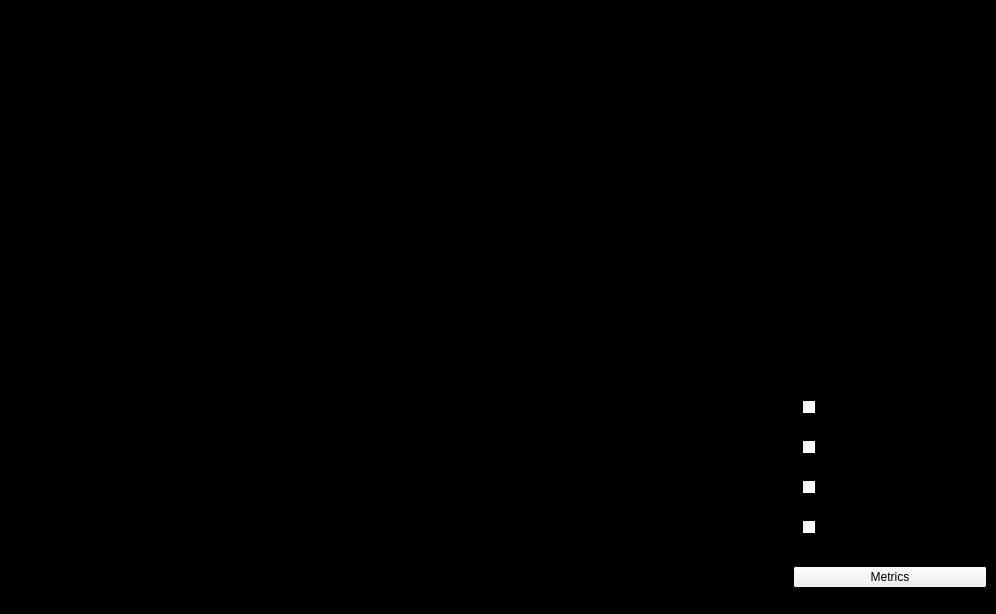
<?xml version="1.0" encoding="UTF-8"?>
<ui version="4.0">
 <class>MainWindow</class>
 <widget class="QMainWindow" name="MainWindow">
  <property name="geometry">
   <rect>
    <x>0</x>
    <y>0</y>
    <width>996</width>
    <height>614</height>
   </rect>
  </property>
  <property name="palette">
   <palette>
    <active>
     <colorrole role="Base">
      <brush brushstyle="SolidPattern">
       <color alpha="255">
        <red>255</red>
        <green>255</green>
        <blue>255</blue>
       </color>
      </brush>
     </colorrole>
     <colorrole role="Window">
      <brush brushstyle="SolidPattern">
       <color alpha="255">
        <red>0</red>
        <green>0</green>
        <blue>0</blue>
       </color>
      </brush>
     </colorrole>
    </active>
    <inactive>
     <colorrole role="Base">
      <brush brushstyle="SolidPattern">
       <color alpha="255">
        <red>255</red>
        <green>255</green>
        <blue>255</blue>
       </color>
      </brush>
     </colorrole>
     <colorrole role="Window">
      <brush brushstyle="SolidPattern">
       <color alpha="255">
        <red>0</red>
        <green>0</green>
        <blue>0</blue>
       </color>
      </brush>
     </colorrole>
    </inactive>
    <disabled>
     <colorrole role="Base">
      <brush brushstyle="SolidPattern">
       <color alpha="255">
        <red>0</red>
        <green>0</green>
        <blue>0</blue>
       </color>
      </brush>
     </colorrole>
     <colorrole role="Window">
      <brush brushstyle="SolidPattern">
       <color alpha="255">
        <red>0</red>
        <green>0</green>
        <blue>0</blue>
       </color>
      </brush>
     </colorrole>
    </disabled>
   </palette>
  </property>
  <property name="windowTitle">
   <string>MainWindow</string>
  </property>
  <widget class="QWidget" name="centralwidget">
   <layout class="QVBoxLayout" name="verticalLayout_4" stretch="2,1,60,2">
    <item>
     <spacer name="verticalSpacer_2">
      <property name="orientation">
       <enum>Qt::Vertical</enum>
      </property>
      <property name="sizeHint" stdset="0">
       <size>
        <width>20</width>
        <height>40</height>
       </size>
      </property>
     </spacer>
    </item>
    <item>
     <widget class="QWidget" name="widget" native="true">
      <layout class="QHBoxLayout" name="horizontalLayout" stretch="1,100">
       <item>
        <spacer name="horizontalSpacer">
         <property name="orientation">
          <enum>Qt::Horizontal</enum>
         </property>
         <property name="sizeHint" stdset="0">
          <size>
           <width>40</width>
           <height>20</height>
          </size>
         </property>
        </spacer>
       </item>
       <item>
        <widget class="QLabel" name="label_dimension">
         <property name="styleSheet">
          <string notr="true">color: &quot;white&quot;</string>
         </property>
         <property name="text">
          <string/>
         </property>
        </widget>
       </item>
      </layout>
     </widget>
    </item>
    <item>
     <layout class="QHBoxLayout" name="horizontalLayout_5" stretch="4,1">
      <item>
       <layout class="QVBoxLayout" name="verticalLayout_2" stretch="10">
        <item>
         <widget class="QFrame" name="frame">
          <property name="styleSheet">
           <string notr="true">border: &quot;black&quot;</string>
          </property>
          <property name="frameShape">
           <enum>QFrame::StyledPanel</enum>
          </property>
          <property name="frameShadow">
           <enum>QFrame::Raised</enum>
          </property>
          <layout class="QHBoxLayout" name="horizontalLayout_4">
           <item>
            <widget class="ImageView" name="image_widget" native="true"/>
           </item>
          </layout>
         </widget>
        </item>
       </layout>
      </item>
      <item>
       <layout class="QVBoxLayout" name="verticalLayout_3" stretch="3,2,2">
        <item>
         <widget class="QWidget" name="widget_2" native="true">
          <layout class="QVBoxLayout" name="verticalLayout_5" stretch="2,2,2,2,2">
           <item>
            <widget class="QLabel" name="label_coordenadas">
             <property name="styleSheet">
              <string notr="true">color: &quot;white&quot;</string>
             </property>
             <property name="text">
              <string/>
             </property>
            </widget>
           </item>
           <item>
            <widget class="QLabel" name="label_value">
             <property name="styleSheet">
              <string notr="true">color: &quot;white&quot;</string>
             </property>
             <property name="text">
              <string/>
             </property>
            </widget>
           </item>
           <item>
            <widget class="QLabel" name="label_tool">
             <property name="styleSheet">
              <string notr="true">color: &quot;white&quot;</string>
             </property>
             <property name="text">
              <string>TextLabel</string>
             </property>
            </widget>
           </item>
           <item>
            <widget class="QLabel" name="label_mitocondria">
             <property name="styleSheet">
              <string notr="true">color: &quot;white&quot;</string>
             </property>
             <property name="text">
              <string>label_mitocondrias</string>
             </property>
            </widget>
           </item>
           <item>
            <widget class="QLabel" name="label_vesicula">
             <property name="styleSheet">
              <string notr="true">color: &quot;white&quot;</string>
             </property>
             <property name="text">
              <string>label_veisculas</string>
             </property>
            </widget>
           </item>
          </layout>
         </widget>
        </item>
        <item>
         <widget class="QWidget" name="widget_3" native="true">
          <layout class="QVBoxLayout" name="verticalLayout">
           <item>
            <widget class="QCheckBox" name="checkBox_neurons">
             <property name="styleSheet">
              <string notr="true">color: &quot;white&quot;</string>
             </property>
             <property name="text">
              <string>Neurons</string>
             </property>
            </widget>
           </item>
           <item>
            <widget class="QCheckBox" name="checkBox_mito">
             <property name="styleSheet">
              <string notr="true">color: &quot;white&quot;</string>
             </property>
             <property name="text">
              <string>Mitochondria</string>
             </property>
            </widget>
           </item>
           <item>
            <widget class="QCheckBox" name="checkBox_center_ves">
             <property name="styleSheet">
              <string notr="true">color: &quot;white&quot;</string>
             </property>
             <property name="text">
              <string>Vesicle center</string>
             </property>
            </widget>
           </item>
           <item>
            <widget class="QCheckBox" name="checkBox_area_ves">
             <property name="styleSheet">
              <string notr="true">color: &quot;white&quot;</string>
             </property>
             <property name="text">
              <string>Vesicle area</string>
             </property>
            </widget>
           </item>
          </layout>
         </widget>
        </item>
        <item>
         <widget class="QPushButton" name="metrics_button">
          <property name="text">
           <string>Metrics</string>
          </property>
         </widget>
        </item>
       </layout>
      </item>
     </layout>
    </item>
    <item>
     <spacer name="verticalSpacer">
      <property name="orientation">
       <enum>Qt::Vertical</enum>
      </property>
      <property name="sizeHint" stdset="0">
       <size>
        <width>20</width>
        <height>40</height>
       </size>
      </property>
     </spacer>
    </item>
   </layout>
  </widget>
  <widget class="QMenuBar" name="menubar">
   <property name="geometry">
    <rect>
     <x>0</x>
     <y>0</y>
     <width>996</width>
     <height>21</height>
    </rect>
   </property>
   <widget class="QMenu" name="menuFile">
    <property name="title">
     <string>File</string>
    </property>
    <addaction name="actionNew"/>
    <addaction name="actionOpen"/>
    <addaction name="actionSave"/>
   </widget>
   <widget class="QMenu" name="menuPredict">
    <property name="title">
     <string>Predict</string>
    </property>
    <addaction name="actionMitochondria"/>
    <addaction name="actionVesicles"/>
    <addaction name="actionNeurons"/>
   </widget>
   <widget class="QMenu" name="menuTools">
    <property name="title">
     <string>Tools</string>
    </property>
    <widget class="QMenu" name="menuLabel">
     <property name="title">
      <string>Label</string>
     </property>
     <addaction name="actionMitochondria_Label"/>
     <addaction name="actionVesicles_Label"/>
    </widget>
    <widget class="QMenu" name="menuAdd">
     <property name="title">
      <string>Add</string>
     </property>
     <addaction name="actionMitochondria_Add"/>
     <addaction name="actionVesicles_Add"/>
     <addaction name="actionFinish_Add"/>
    </widget>
    <widget class="QMenu" name="menuDelete">
     <property name="title">
      <string>Delete</string>
     </property>
     <addaction name="actionMitochondria_Delete"/>
     <addaction name="actionVesicles_Delete"/>
     <addaction name="actionFinish_Delete"/>
    </widget>
    <widget class="QMenu" name="menuUndo">
     <property name="title">
      <string>Undo</string>
     </property>
     <addaction name="actionMitochondria_Undo"/>
     <addaction name="actionVesicle_Undo"/>
    </widget>
    <addaction name="menuLabel"/>
    <addaction name="menuAdd"/>
    <addaction name="menuDelete"/>
    <addaction name="menuUndo"/>
   </widget>
   <addaction name="menuFile"/>
   <addaction name="menuPredict"/>
   <addaction name="menuTools"/>
  </widget>
  <action name="actionNew">
   <property name="text">
    <string>New</string>
   </property>
  </action>
  <action name="actionOpen">
   <property name="text">
    <string>Open</string>
   </property>
  </action>
  <action name="actionSave">
   <property name="text">
    <string>Save</string>
   </property>
  </action>
  <action name="actionMitochondria">
   <property name="text">
    <string>Mitochondria</string>
   </property>
  </action>
  <action name="actionVesicles">
   <property name="text">
    <string>Vesicles</string>
   </property>
  </action>
  <action name="actionMitochondria_Label">
   <property name="text">
    <string>Mitochondria</string>
   </property>
  </action>
  <action name="actionVesicles_Label">
   <property name="text">
    <string>Vesicles</string>
   </property>
  </action>
  <action name="actionMitochondria_Add">
   <property name="text">
    <string>Mitochondria</string>
   </property>
  </action>
  <action name="actionVesicles_Add">
   <property name="text">
    <string>Vesicle</string>
   </property>
  </action>
  <action name="actionMitochondria_Delete">
   <property name="text">
    <string>Mitochondria</string>
   </property>
  </action>
  <action name="actionVesicles_Delete">
   <property name="text">
    <string>Vesicle</string>
   </property>
  </action>
  <action name="actionFinish_Add">
   <property name="text">
    <string>Finish</string>
   </property>
  </action>
  <action name="actionMitochondria_Undo">
   <property name="text">
    <string>Mitochondria</string>
   </property>
  </action>
  <action name="actionVesicle_Undo">
   <property name="text">
    <string>Vesicle</string>
   </property>
  </action>
  <action name="actionNeurons">
   <property name="text">
    <string>Neurons</string>
   </property>
  </action>
  <action name="actionFinish_Delete">
   <property name="text">
    <string>Finish</string>
   </property>
  </action>
 </widget>
 <customwidgets>
  <customwidget>
   <class>ImageView</class>
   <extends>QWidget</extends>
   <header>pyqtgraph</header>
   <container>1</container>
  </customwidget>
 </customwidgets>
 <resources/>
 <connections/>
</ui>
